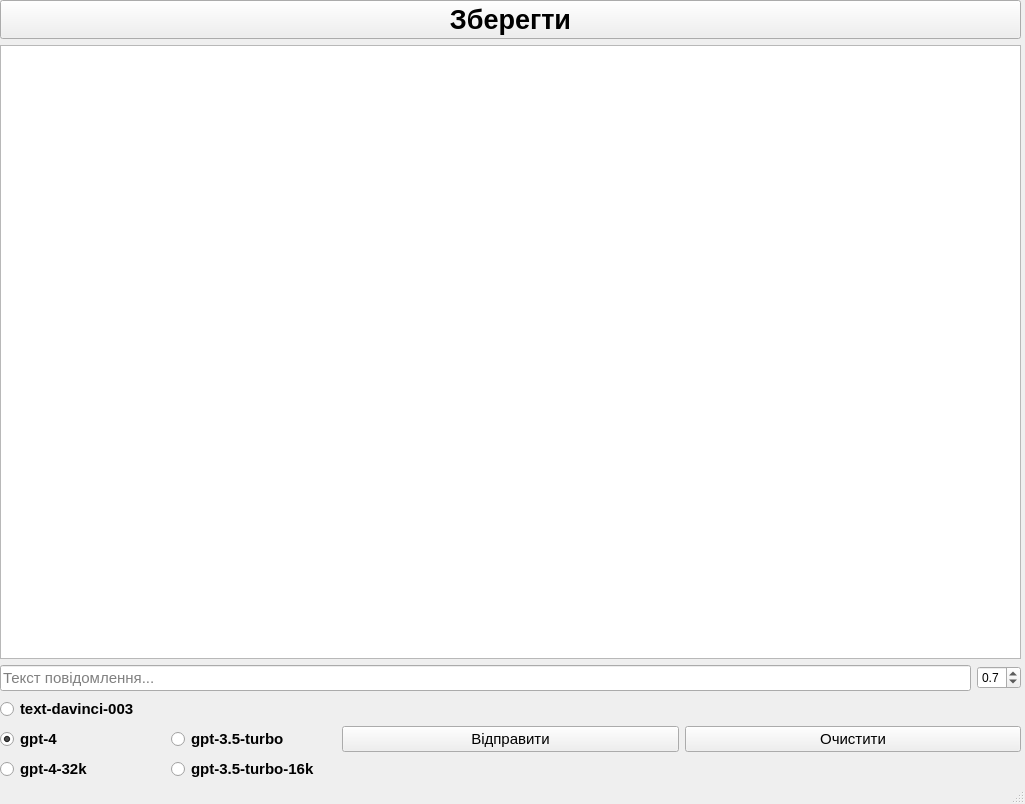
<?xml version="1.0" encoding="UTF-8"?>
<ui version="4.0">
 <class>MainWindow</class>
 <widget class="QMainWindow" name="MainWindow">
  <property name="geometry">
   <rect>
    <x>0</x>
    <y>0</y>
    <width>1025</width>
    <height>804</height>
   </rect>
  </property>
  <property name="windowTitle">
   <string>MainWindow</string>
  </property>
  <widget class="QWidget" name="centralwidget">
   <widget class="QWidget" name="layoutWidget">
    <property name="geometry">
     <rect>
      <x>0</x>
      <y>0</y>
      <width>1021</width>
      <height>781</height>
     </rect>
    </property>
    <layout class="QVBoxLayout" name="verticalLayout_2">
     <item>
      <widget class="QPushButton" name="pushButton_2">
       <property name="font">
        <font>
         <pointsize>20</pointsize>
         <weight>75</weight>
         <bold>true</bold>
        </font>
       </property>
       <property name="text">
        <string>Зберегти</string>
       </property>
      </widget>
     </item>
     <item>
      <layout class="QVBoxLayout" name="verticalLayout">
       <item>
        <widget class="QPlainTextEdit" name="plainTextEdit">
         <property name="font">
          <font>
           <pointsize>11</pointsize>
          </font>
         </property>
         <property name="focusPolicy">
          <enum>Qt::NoFocus</enum>
         </property>
         <property name="styleSheet">
          <string notr="true">QPlainTextEdit:focus { selection-background-color: blue; }</string>
         </property>
        </widget>
       </item>
       <item>
        <layout class="QHBoxLayout" name="horizontalLayout">
         <item>
          <widget class="QLineEdit" name="lineEdit">
           <property name="font">
            <font>
             <pointsize>11</pointsize>
            </font>
           </property>
           <property name="styleSheet">
            <string notr="true"/>
           </property>
           <property name="text">
            <string/>
           </property>
           <property name="placeholderText">
            <string>Текст повідомлення...</string>
           </property>
          </widget>
         </item>
         <item>
          <widget class="QDoubleSpinBox" name="doubleSpinBox">
           <property name="decimals">
            <number>1</number>
           </property>
           <property name="maximum">
            <double>2.000000000000000</double>
           </property>
           <property name="singleStep">
            <double>0.100000000000000</double>
           </property>
           <property name="value">
            <double>0.700000000000000</double>
           </property>
          </widget>
         </item>
        </layout>
       </item>
       <item>
        <layout class="QVBoxLayout" name="cgptv">
         <item>
          <layout class="QHBoxLayout" name="horizontalLayout_2">
           <item>
            <layout class="QVBoxLayout" name="verticalLayout_3">
             <item>
              <widget class="QRadioButton" name="gpt35t16k_2">
               <property name="font">
                <font>
                 <pointsize>11</pointsize>
                 <weight>75</weight>
                 <bold>true</bold>
                </font>
               </property>
               <property name="text">
                <string>text-davinci-003</string>
               </property>
               <property name="checked">
                <bool>false</bool>
               </property>
               <property name="autoRepeatDelay">
                <number>300</number>
               </property>
              </widget>
             </item>
             <item>
              <layout class="QGridLayout" name="gridLayout">
               <item row="0" column="0">
                <widget class="QRadioButton" name="gpt4">
                 <property name="enabled">
                  <bool>true</bool>
                 </property>
                 <property name="font">
                  <font>
                   <pointsize>11</pointsize>
                   <weight>75</weight>
                   <bold>true</bold>
                  </font>
                 </property>
                 <property name="text">
                  <string>gpt-4</string>
                 </property>
                 <property name="checkable">
                  <bool>true</bool>
                 </property>
                 <property name="checked">
                  <bool>true</bool>
                 </property>
                 <property name="autoRepeatDelay">
                  <number>300</number>
                 </property>
                </widget>
               </item>
               <item row="0" column="1">
                <widget class="QRadioButton" name="gpt35t">
                 <property name="font">
                  <font>
                   <pointsize>11</pointsize>
                   <weight>75</weight>
                   <bold>true</bold>
                  </font>
                 </property>
                 <property name="text">
                  <string>gpt-3.5-turbo</string>
                 </property>
                 <property name="checked">
                  <bool>false</bool>
                 </property>
                 <property name="autoRepeatDelay">
                  <number>300</number>
                 </property>
                </widget>
               </item>
               <item row="1" column="1">
                <widget class="QRadioButton" name="gpt35t16k">
                 <property name="font">
                  <font>
                   <pointsize>11</pointsize>
                   <weight>75</weight>
                   <bold>true</bold>
                  </font>
                 </property>
                 <property name="text">
                  <string>gpt-3.5-turbo-16k</string>
                 </property>
                 <property name="checked">
                  <bool>false</bool>
                 </property>
                 <property name="autoRepeatDelay">
                  <number>300</number>
                 </property>
                </widget>
               </item>
               <item row="1" column="0">
                <widget class="QRadioButton" name="gpt432k">
                 <property name="font">
                  <font>
                   <pointsize>11</pointsize>
                   <weight>75</weight>
                   <bold>true</bold>
                  </font>
                 </property>
                 <property name="text">
                  <string>gpt-4-32k</string>
                 </property>
                 <property name="checked">
                  <bool>false</bool>
                 </property>
                 <property name="autoRepeatDelay">
                  <number>300</number>
                 </property>
                </widget>
               </item>
              </layout>
             </item>
            </layout>
           </item>
           <item>
            <widget class="QPushButton" name="pushButton">
             <property name="font">
              <font>
               <pointsize>11</pointsize>
              </font>
             </property>
             <property name="styleSheet">
              <string notr="true"/>
             </property>
             <property name="text">
              <string>Відправити</string>
             </property>
            </widget>
           </item>
           <item>
            <widget class="QPushButton" name="pushButton_4">
             <property name="font">
              <font>
               <pointsize>11</pointsize>
              </font>
             </property>
             <property name="styleSheet">
              <string notr="true"/>
             </property>
             <property name="text">
              <string>Очистити</string>
             </property>
            </widget>
           </item>
          </layout>
         </item>
        </layout>
       </item>
      </layout>
     </item>
    </layout>
   </widget>
  </widget>
  <widget class="QMenuBar" name="menubar">
   <property name="geometry">
    <rect>
     <x>0</x>
     <y>0</y>
     <width>1025</width>
     <height>21</height>
    </rect>
   </property>
  </widget>
  <widget class="QStatusBar" name="statusbar"/>
 </widget>
 <resources/>
 <connections/>
</ui>
